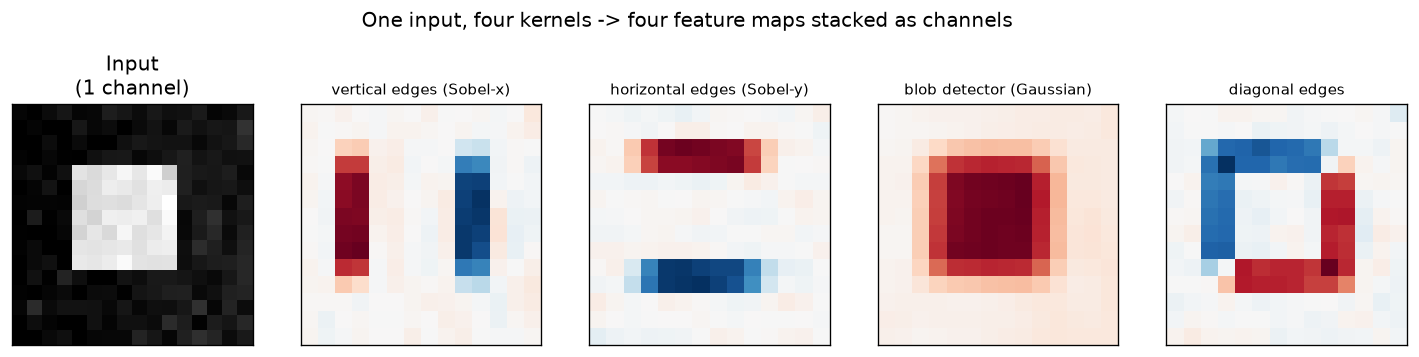

Write Python code to recreate this figure.
"""
Day 35 — Feature maps & channels.

One input "image" convolved with 4 different 3x3 kernels produces 4 distinct
feature maps (channels) — same spatial layout, different learned response.
"""
import numpy as np
import matplotlib.pyplot as plt

np.random.seed(42)

# ---- Synthetic 16x16 "image": a bright square on a soft gradient background ----
n = 16
yy, xx = np.mgrid[0:n, 0:n]
img = 0.15 * xx / n + 0.05 * np.random.randn(n, n)          # gentle gradient + noise floor
img[4:11, 4:11] += 1.0                                      # a square "object"
img = np.clip(img, 0, None)

# ---- Four small, hand-designed kernels (stand-ins for four learned filters) ----
kernels = {
    "vertical edges (Sobel-x)": np.array([[-1, 0, 1],
                                           [-2, 0, 2],
                                           [-1, 0, 1]], dtype=float),
    "horizontal edges (Sobel-y)": np.array([[-1, -2, -1],
                                             [ 0,  0,  0],
                                             [ 1,  2,  1]], dtype=float),
    "blob detector (Gaussian)": np.array([[1, 2, 1],
                                           [2, 4, 2],
                                           [1, 2, 1]], dtype=float) / 16.0,
    "diagonal edges": np.array([[ 2,  1, 0],
                                 [ 1,  0, -1],
                                 [ 0, -1, -2]], dtype=float),
}


def conv2d_valid(x, k):
    """Direct 'valid' 2D convolution (no padding) — small images, so a plain loop is fine."""
    kh, kw = k.shape
    oh, ow = x.shape[0] - kh + 1, x.shape[1] - kw + 1
    out = np.zeros((oh, ow))
    for i in range(oh):
        for j in range(ow):
            out[i, j] = np.sum(x[i:i + kh, j:j + kw] * k)
    return out


feature_maps = {name: conv2d_valid(img, k) for name, k in kernels.items()}

# ---- Plot: input on the left, four output channels on the right ----
fig, axes = plt.subplots(1, 5, figsize=(15, 3.2))

axes[0].imshow(img, cmap="gray")
axes[0].set_title("Input\n(1 channel)")
axes[0].set_xticks([]); axes[0].set_yticks([])

for ax, (name, fmap) in zip(axes[1:], feature_maps.items()):
    ax.imshow(fmap, cmap="RdBu_r", vmin=-np.abs(fmap).max(), vmax=np.abs(fmap).max())
    ax.set_title(name, fontsize=9)
    ax.set_xticks([]); ax.set_yticks([])

fig.suptitle("One input, four kernels -> four feature maps stacked as channels", y=1.05)
plt.savefig("graph_DAY_35.png", dpi=120, bbox_inches="tight")
